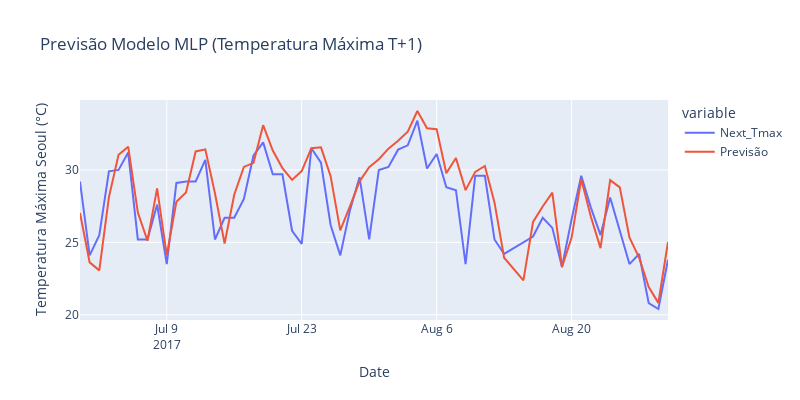

The cell this chart's notebook holds for it:
### Code cell
fig = px.line(forecast_results, x='Date', y=['Next_Tmax', 'Previsão'], labels={
              'value': "Temperatura Máxima Seoul (°C)"}, title='Previsão Modelo MLP (Temperatura Máxima T+1)', width=800, height=400)
fig.show()
